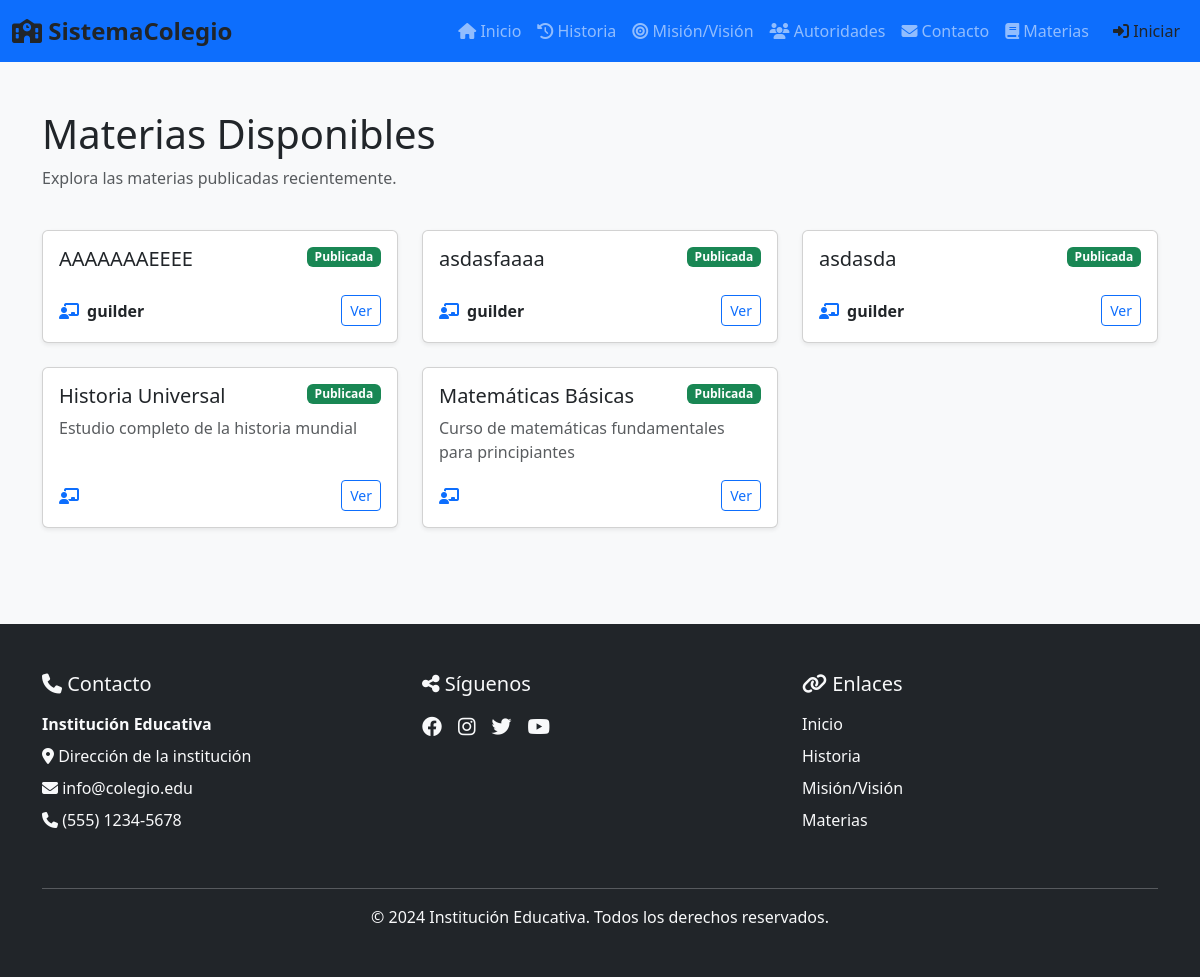
Screenshot of /materias/ with the database file from the repository.
### core/models.py (models this page shows, shortened)
class Materia(models.Model):
    ESTADO_CHOICES = [
        ('borrador', 'Borrador'),
        ('publicada', 'Publicada'),
    ]
    profesor = models.ForeignKey(ProfesorProfile, on_delete=models.CASCADE)
    nombre = models.CharField(max_length=200)
    descripcion = models.TextField(blank=True)
    estado_publicacion = models.CharField(max_length=20, choices=ESTADO_CHOICES, default='borrador')
    fecha_creacion = models.DateTimeField(auto_now_add=True)
    class Meta:
        ordering = ['-fecha_creacion']

class ProfesorProfile(models.Model):
    user = models.OneToOneField(User, on_delete=models.CASCADE, related_name='profesor_profile')
    especialidad = models.CharField(max_length=100, blank=True)
    biografia = models.TextField(blank=True)
    foto = models.ImageField(upload_to='profesores/', blank=True, null=True)
    activo = models.BooleanField(default=True)
    fecha_registro = models.DateTimeField(auto_now_add=True)
    class Meta:
        verbose_name = "Perfil Profesor"
        verbose_name_plural = "Perfiles Profesores"

### core/views.py (the view)
# urls.py: path('materias/', views.MateriasListView.as_view(), name='materias'),
class MateriasListView(TemplateView):
    template_name = 'secciones_estaticas/materias_publicas.html'
    def get_context_data(self, **kwargs):
        context = super().get_context_data(**kwargs)
        context['show_sidebar'] = False
        context['materias'] = Materia.objects.filter(estado_publicacion='publicada').select_related('profesor')
        return context

### templates/secciones_estaticas/materias_publicas.html (shortened to what this page needs)
{% extends "base.html" %}
{% load static %}
{% block extra_css %}
<link rel="stylesheet" href="{% static 'css/secciones_estaticas/materias_publicas.css' %}">
{% endblock %}
{% block content %}
<main class="py-5">
    <div class="container">
        <div class="row mb-4">
            <div class="col materias-publicas-header">
                <h1>Materias Disponibles</h1>
                <p class="text-muted">Explora las materias publicadas recientemente.</p>
            </div>
        </div>
        {% if materias %}
            <div class="row g-4">
                {% for materia in materias %}
                    <div class="col-12 col-md-6 col-lg-4">
                        <div class="card h-100 shadow-sm">
                            <div class="card-body d-flex flex-column">
                                <div class="d-flex align-items-start justify-content-between mb-2">
                                    <h5 class="card-title mb-0">{{ materia.nombre }}</h5>
                                    <span class="badge bg-success">Publicada</span>
                                </div>
                                <p class="card-text text-muted">{{ materia.descripcion|truncatewords:20 }}</p>
                                <div class="mt-auto d-flex align-items-center justify-content-between">
                                    <div class="d-flex align-items-center gap-2">
                                        <i class="fas fa-chalkboard-teacher text-primary"></i>
                                        <span class="fw-semibold">{{ materia.profesor.user.first_name }}</span>
                                    </div>
                                    <a class="btn btn-outline-primary btn-sm" href="#">Ver</a>
                                </div>
                            </div>
                        </div>
                    </div>
                {% endfor %}
            </div>
        {% else %}
            <div class="alert alert-info text-center py-5">
                <i class="fas fa-info-circle fa-2x mb-3"></i>
                <p>No hay materias disponibles en este momento.</p>
            </div>
        {% endif %}
    </div>
</main>
{% endblock %}

### static/css/base.css (style rules this page uses)
* { margin: 0; padding: 0; box-sizing: border-box; }
body { font-family: 'Segoe UI', Tahoma, Geneva, Verdana, sans-serif; background-color: #f8f9fa; color: #212529; }

### rows the page displays
Materia: nombre "AAAAAAAEEEE", profesor.user.first_name "guilder"
Materia: nombre "asdasfaaaa", profesor.user.first_name "guilder"
Materia: nombre "asdasda", profesor.user.first_name "guilder"
Materia: nombre "Historia Universal", descripcion "Estudio completo de la historia mundial"
Materia: nombre "Matemáticas Básicas", descripcion "Curso de matemáticas fundamentales para principiantes"
